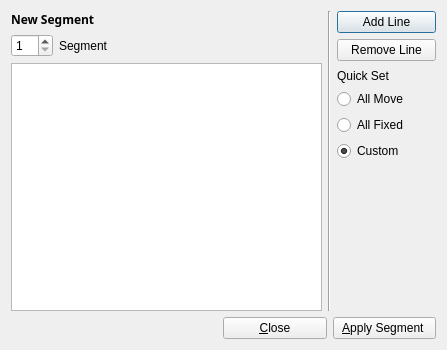
<?xml version="1.0" encoding="UTF-8"?>
<ui version="4.0">
 <class>HellingerNewSegment</class>
 <widget class="QDialog" name="HellingerNewSegment">
  <property name="geometry">
   <rect>
    <x>0</x>
    <y>0</y>
    <width>447</width>
    <height>350</height>
   </rect>
  </property>
  <property name="windowTitle">
   <string>Dialog</string>
  </property>
  <layout class="QGridLayout" name="gridLayout">
   <item row="0" column="0">
    <widget class="QLabel" name="label">
     <property name="font">
      <font>
       <family>Sans Serif</family>
       <weight>75</weight>
       <bold>true</bold>
      </font>
     </property>
     <property name="text">
      <string>New Segment</string>
     </property>
    </widget>
   </item>
   <item row="0" column="3" rowspan="5">
    <widget class="Line" name="line">
     <property name="orientation">
      <enum>Qt::Vertical</enum>
     </property>
    </widget>
   </item>
   <item row="0" column="4" rowspan="3">
    <layout class="QVBoxLayout" name="verticalLayout">
     <item>
      <widget class="QPushButton" name="button_add_line">
       <property name="maximumSize">
        <size>
         <width>102</width>
         <height>16777215</height>
        </size>
       </property>
       <property name="text">
        <string>Add Line</string>
       </property>
      </widget>
     </item>
     <item>
      <widget class="QPushButton" name="button_remove_line">
       <property name="maximumSize">
        <size>
         <width>102</width>
         <height>16777215</height>
        </size>
       </property>
       <property name="text">
        <string>Remove Line</string>
       </property>
      </widget>
     </item>
    </layout>
   </item>
   <item row="1" column="0">
    <layout class="QHBoxLayout" name="horizontalLayout">
     <item>
      <widget class="QSpinBox" name="spinbox_segment">
       <property name="minimum">
        <number>1</number>
       </property>
      </widget>
     </item>
     <item>
      <widget class="QLabel" name="label_2">
       <property name="text">
        <string>Segment </string>
       </property>
      </widget>
     </item>
    </layout>
   </item>
   <item row="1" column="1" colspan="2">
    <spacer name="horizontalSpacer">
     <property name="orientation">
      <enum>Qt::Horizontal</enum>
     </property>
     <property name="sizeHint" stdset="0">
      <size>
       <width>176</width>
       <height>20</height>
      </size>
     </property>
    </spacer>
   </item>
   <item row="2" column="0" rowspan="3" colspan="3">
    <widget class="QTableView" name="tableView">
     <property name="sizePolicy">
      <sizepolicy hsizetype="Expanding" vsizetype="Expanding">
       <horstretch>0</horstretch>
       <verstretch>0</verstretch>
      </sizepolicy>
     </property>
     <property name="minimumSize">
      <size>
       <width>280</width>
       <height>170</height>
      </size>
     </property>
     <attribute name="horizontalHeaderDefaultSectionSize">
      <number>70</number>
     </attribute>
     <attribute name="horizontalHeaderMinimumSectionSize">
      <number>20</number>
     </attribute>
    </widget>
   </item>
   <item row="3" column="4">
    <layout class="QVBoxLayout" name="verticalLayout_2">
     <item>
      <widget class="QLabel" name="label_3">
       <property name="text">
        <string>Quick Set</string>
       </property>
      </widget>
     </item>
     <item>
      <widget class="QRadioButton" name="radiobtn_move">
       <property name="text">
        <string>All Move</string>
       </property>
       <property name="checked">
        <bool>false</bool>
       </property>
      </widget>
     </item>
     <item>
      <widget class="QRadioButton" name="radiobtn_fixed">
       <property name="text">
        <string>All Fixed</string>
       </property>
      </widget>
     </item>
     <item>
      <widget class="QRadioButton" name="radiobtn_custom">
       <property name="text">
        <string>Custom</string>
       </property>
       <property name="checked">
        <bool>true</bool>
       </property>
      </widget>
     </item>
    </layout>
   </item>
   <item row="4" column="4">
    <spacer name="verticalSpacer">
     <property name="orientation">
      <enum>Qt::Vertical</enum>
     </property>
     <property name="sizeHint" stdset="0">
      <size>
       <width>20</width>
       <height>117</height>
      </size>
     </property>
    </spacer>
   </item>
   <item row="5" column="0" colspan="2">
    <spacer name="horizontalSpacer_2">
     <property name="orientation">
      <enum>Qt::Horizontal</enum>
     </property>
     <property name="sizeHint" stdset="0">
      <size>
       <width>206</width>
       <height>20</height>
      </size>
     </property>
    </spacer>
   </item>
   <item row="5" column="2" colspan="3">
    <layout class="QHBoxLayout" name="horizontalLayout_2">
     <item>
      <widget class="QPushButton" name="button_close">
       <property name="text">
        <string>&amp;Close</string>
       </property>
      </widget>
     </item>
     <item>
      <widget class="QPushButton" name="button_add_segment">
       <property name="text">
        <string>&amp;Apply Segment </string>
       </property>
      </widget>
     </item>
    </layout>
   </item>
  </layout>
 </widget>
 <resources/>
 <connections>
  <connection>
   <sender>button_add_segment</sender>
   <signal>clicked()</signal>
   <receiver>HellingerNewSegment</receiver>
   <slot>reject()</slot>
   <hints>
    <hint type="sourcelabel">
     <x>372</x>
     <y>324</y>
    </hint>
    <hint type="destinationlabel">
     <x>223</x>
     <y>174</y>
    </hint>
   </hints>
  </connection>
  <connection>
   <sender>button_close</sender>
   <signal>clicked()</signal>
   <receiver>HellingerNewSegment</receiver>
   <slot>reject()</slot>
   <hints>
    <hint type="sourcelabel">
     <x>263</x>
     <y>324</y>
    </hint>
    <hint type="destinationlabel">
     <x>223</x>
     <y>174</y>
    </hint>
   </hints>
  </connection>
 </connections>
</ui>
